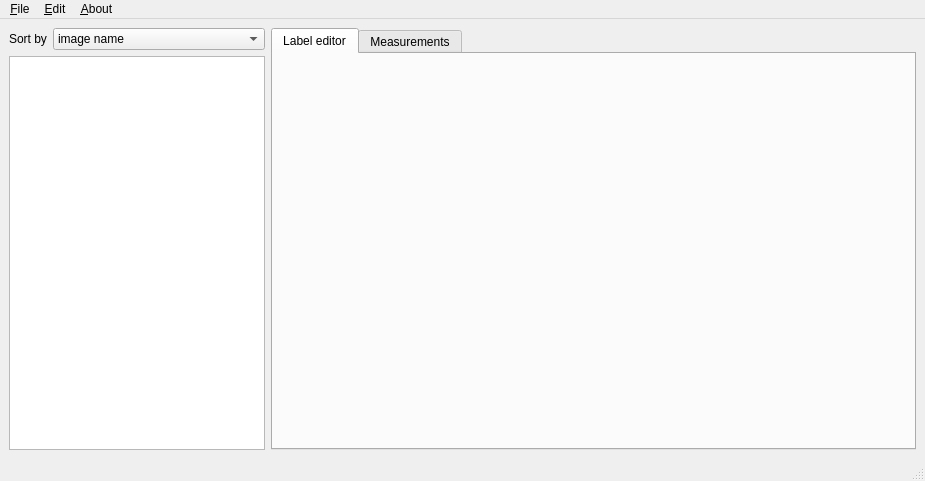
<?xml version="1.0" encoding="UTF-8"?>
<ui version="4.0">
 <class>MAPHIS</class>
 <widget class="QMainWindow" name="MAPHIS">
  <property name="geometry">
   <rect>
    <x>0</x>
    <y>0</y>
    <width>925</width>
    <height>481</height>
   </rect>
  </property>
  <property name="windowTitle">
   <string>MAPHIS</string>
  </property>
  <widget class="QWidget" name="centralwidget">
   <layout class="QHBoxLayout" name="horizontalLayout">
    <item>
     <layout class="QVBoxLayout" name="imageListLayout">
      <property name="leftMargin">
       <number>0</number>
      </property>
      <item>
       <layout class="QHBoxLayout" name="tagsLayout">
        <property name="topMargin">
         <number>0</number>
        </property>
        <item>
         <widget class="QLabel" name="lblSortBy">
          <property name="sizePolicy">
           <sizepolicy hsizetype="Maximum" vsizetype="Preferred">
            <horstretch>0</horstretch>
            <verstretch>0</verstretch>
           </sizepolicy>
          </property>
          <property name="text">
           <string>Sort by</string>
          </property>
         </widget>
        </item>
        <item>
         <widget class="QComboBox" name="cmbSortOrders">
          <property name="sizePolicy">
           <sizepolicy hsizetype="Preferred" vsizetype="Fixed">
            <horstretch>0</horstretch>
            <verstretch>0</verstretch>
           </sizepolicy>
          </property>
          <property name="currentText">
           <string>image name</string>
          </property>
          <item>
           <property name="text">
            <string>image name</string>
           </property>
          </item>
          <item>
           <property name="text">
            <string>time of import</string>
           </property>
          </item>
         </widget>
        </item>
       </layout>
      </item>
      <item>
       <widget class="QListView" name="imageListView">
        <property name="sizePolicy">
         <sizepolicy hsizetype="Minimum" vsizetype="Expanding">
          <horstretch>0</horstretch>
          <verstretch>0</verstretch>
         </sizepolicy>
        </property>
        <property name="sizeAdjustPolicy">
         <enum>QAbstractScrollArea::AdjustIgnored</enum>
        </property>
        <property name="selectionMode">
         <enum>QAbstractItemView::MultiSelection</enum>
        </property>
        <property name="verticalScrollMode">
         <enum>QAbstractItemView::ScrollPerPixel</enum>
        </property>
       </widget>
      </item>
     </layout>
    </item>
    <item>
     <widget class="QTabWidget" name="tabWidget">
      <property name="sizePolicy">
       <sizepolicy hsizetype="Expanding" vsizetype="Preferred">
        <horstretch>0</horstretch>
        <verstretch>0</verstretch>
       </sizepolicy>
      </property>
      <property name="currentIndex">
       <number>0</number>
      </property>
      <widget class="QWidget" name="tabLabelEditor">
       <attribute name="title">
        <string>Label editor</string>
       </attribute>
      </widget>
      <widget class="QWidget" name="tabMeasurements">
       <attribute name="title">
        <string>Measurements</string>
       </attribute>
      </widget>
     </widget>
    </item>
   </layout>
  </widget>
  <widget class="QMenuBar" name="menubar">
   <property name="geometry">
    <rect>
     <x>0</x>
     <y>0</y>
     <width>925</width>
     <height>21</height>
    </rect>
   </property>
   <widget class="QMenu" name="menuFile">
    <property name="title">
     <string>&amp;File</string>
    </property>
    <addaction name="actionCreateProject"/>
    <addaction name="actionOpenProject"/>
    <addaction name="actionRecentlyOpened"/>
    <addaction name="separator"/>
    <addaction name="actionSave"/>
    <addaction name="separator"/>
    <addaction name="actionImportPhotos"/>
    <addaction name="separator"/>
    <addaction name="actionOpen_project_folder"/>
    <addaction name="separator"/>
    <addaction name="actionExit"/>
   </widget>
   <widget class="QMenu" name="menuAbout">
    <property name="title">
     <string>&amp;About</string>
    </property>
    <addaction name="actionVersion"/>
   </widget>
   <widget class="QMenu" name="menuEdit">
    <property name="title">
     <string>&amp;Edit</string>
    </property>
    <addaction name="actionUndo"/>
    <addaction name="actionRedo"/>
   </widget>
   <addaction name="menuFile"/>
   <addaction name="menuEdit"/>
   <addaction name="menuAbout"/>
  </widget>
  <widget class="QStatusBar" name="statusbar"/>
  <action name="actionCreateProject">
   <property name="text">
    <string>&amp;New project...</string>
   </property>
   <property name="shortcut">
    <string>Ctrl+N</string>
   </property>
  </action>
  <action name="actionOpenProject">
   <property name="text">
    <string>&amp;Open project...</string>
   </property>
   <property name="shortcut">
    <string>Ctrl+O</string>
   </property>
  </action>
  <action name="actionRecentlyOpened">
   <property name="enabled">
    <bool>false</bool>
   </property>
   <property name="text">
    <string>&amp;Recent projects</string>
   </property>
  </action>
  <action name="actionImportPhotos">
   <property name="enabled">
    <bool>false</bool>
   </property>
   <property name="text">
    <string>&amp;Import photos...</string>
   </property>
   <property name="shortcut">
    <string>Ctrl+I</string>
   </property>
  </action>
  <action name="actionVersion">
   <property name="text">
    <string>&amp;Version</string>
   </property>
  </action>
  <action name="actionUndo">
   <property name="text">
    <string>&amp;Undo</string>
   </property>
   <property name="shortcut">
    <string>Ctrl+Z</string>
   </property>
  </action>
  <action name="actionRedo">
   <property name="text">
    <string>&amp;Redo</string>
   </property>
   <property name="shortcut">
    <string>Ctrl+Y</string>
   </property>
   <property name="shortcutContext">
    <enum>Qt::WindowShortcut</enum>
   </property>
  </action>
  <action name="actionOpen_project_folder">
   <property name="enabled">
    <bool>false</bool>
   </property>
   <property name="text">
    <string>Show project &amp;folder in explorer</string>
   </property>
  </action>
  <action name="actionExit">
   <property name="text">
    <string>E&amp;xit</string>
   </property>
  </action>
  <action name="actionSave">
   <property name="enabled">
    <bool>false</bool>
   </property>
   <property name="text">
    <string>&amp;Save</string>
   </property>
   <property name="shortcut">
    <string>Ctrl+S</string>
   </property>
  </action>
 </widget>
 <resources/>
 <connections/>
</ui>
